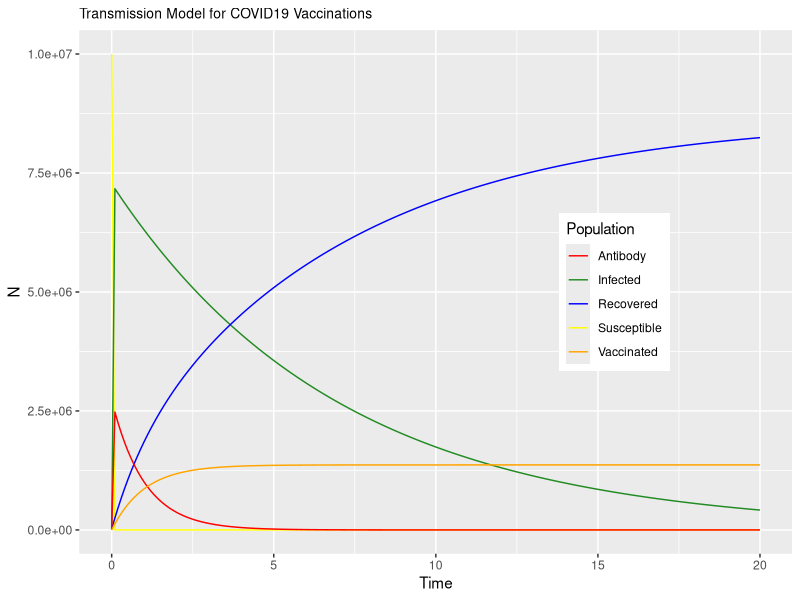

This chart was generated by the following R code:
## Daniel Suh
## Feb. 4 2021
##ODE's for COVID-19 vaccination protocol


library(tidyverse)
library(magrittr)
library(deSolve)


de<-function(t,x,params){
  S <- x[1]  
  I <- x[2]
  R <- x[3]
  A <- x[4]
  V <- x[5]
  with(as.list(params),{
    dS <- -beta*S*I - epsilon*S
    dI <- beta*S*I - alpha*I
    dR <- alpha*I + phi*A
    dA <- epsilon*S - phi*A - (1-phi)*A
    dV <- (1-phi)*A
    res<-c(dS,dI,dR,dA,dV)
    list(res)
  })}
maxTime <- 20.0 # time
times<-seq(0,maxTime,by=0.1) # how often this calculates
# notes on params
# beta =       <- contact transmission rate
# phi =      <- range:0-1 probability infected
# alpha =     <- recovery rate
# epsilon =       <- antibody testing rate
params<-c(beta=0.0003,
          phi=0.5,
          alpha=1/7,
          epsilon=100)  # model parameters

xstart<-c(S=10^7,
          I=2000,
          R=25000,
          A=0,
          V=0)  # initial conditions

output<-as.data.frame(lsoda(xstart,times,de,params)) # tells computer to solve (integrate) equations

output %>% ggplot(.,aes(x=time))+
  geom_line(aes(y=S,col="Susceptible"))+
  geom_line(aes(y=I,col="Infected"))+
  geom_line(aes(y=R,col="Recovered"))+
  geom_line(aes(y=A,col="Antibody"))+
  geom_line(aes(y=V,col="Vaccinated"))+
  scale_colour_manual(values = c("red","forestgreen","blue","yellow","orange"))+
  theme(legend.position = c(0.75,0.5))+
  labs(y="N",x="Time",col="Population")+
  ggtitle("Transmission Model for COVID19 Vaccinations")+
  theme(plot.title = element_text(hjust=0, size=10))
